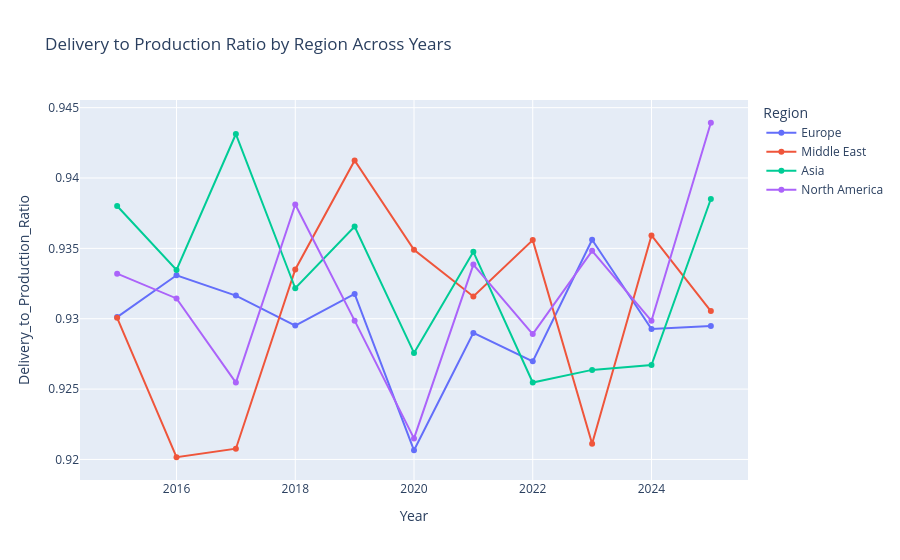

The notebook cell saved with this chart:
### Markdown cell above
## Exploratory Data Analysis

### Code cell
# Calculate delivery to production ratio by region and year
delivery_production_ratio_by_region_year = data.group_by("Region", "Year").agg(
    (pl.col("Estimated_Deliveries").sum() / pl.col("Production_Units").sum()).alias("Delivery_to_Production_Ratio")
).sort("Year")

# Plot multiple line graph of delivery to production ratio across regions across years
fig = px.line(
    delivery_production_ratio_by_region_year.to_pandas(), 
    x="Year", 
    y="Delivery_to_Production_Ratio", 
    color="Region", 
    title="Delivery to Production Ratio by Region Across Years",
    markers=True
)
fig.show()

### Figure 1 — Plotly figure (JSON) as saved in the notebook; plotly's stock layout.template omitted (floating-point values rounded to 4 significant figures)
{"data": [{"hovertemplate": "Region=Europe<br>Year=%{x}<br>Delivery_to_Production_Ratio=%{y}<extra></extra>", "legendgroup": "Europe", "line": {"color": "#636efa", "dash": "solid"}, "marker": {"symbol": "circle"}, "mode": "lines+markers", "name": "Europe", "orientation": "v", "showlegend": true, "type": "scatter", "x": [2015, 2016, 2017, 2018, 2019, 2020, 2021, 2022, 2023, 2024, 2025], "xaxis": "x", "y": [0.9301, 0.9331, 0.9316, 0.9295, 0.9318, 0.9206, 0.929, 0.927, 0.9356, 0.9293, 0.9295], "yaxis": "y"}, {"hovertemplate": "Region=Middle East<br>Year=%{x}<br>Delivery_to_Production_Ratio=%{y}<extra></extra>", "legendgroup": "Middle East", "line": {"color": "#EF553B", "dash": "solid"}, "marker": {"symbol": "circle"}, "mode": "lines+markers", "name": "Middle East", "orientation": "v", "showlegend": true, "type": "scatter", "x": [2015, 2016, 2017, 2018, 2019, 2020, 2021, 2022, 2023, 2024, 2025], "xaxis": "x", "y": [0.9301, 0.9202, 0.9208, 0.9335, 0.9412, 0.9349, 0.9316, 0.9356, 0.9211, 0.9359, 0.9305], "yaxis": "y"}, {"hovertemplate": "Region=Asia<br>Year=%{x}<br>Delivery_to_Production_Ratio=%{y}<extra></extra>", "legendgroup": "Asia", "line": {"color": "#00cc96", "dash": "solid"}, "marker": {"symbol": "circle"}, "mode": "lines+markers", "name": "Asia", "orientation": "v", "showlegend": true, "type": "scatter", "x": [2015, 2016, 2017, 2018, 2019, 2020, 2021, 2022, 2023, 2024, 2025], "xaxis": "x", "y": [0.938, 0.9335, 0.9431, 0.9322, 0.9366, 0.9276, 0.9348, 0.9255, 0.9264, 0.9267, 0.9385], "yaxis": "y"}, {"hovertemplate": "Region=North America<br>Year=%{x}<br>Delivery_to_Production_Ratio=%{y}<extra></extra>", "legendgroup": "North America", "line": {"color": "#ab63fa", "dash": "solid"}, "marker": {"symbol": "circle"}, "mode": "lines+markers", "name": "North America", "orientation": "v", "showlegend": true, "type": "scatter", "x": [2015, 2016, 2017, 2018, 2019, 2020, 2021, 2022, 2023, 2024, 2025], "xaxis": "x", "y": [0.9332, 0.9314, 0.9255, 0.9381, 0.9299, 0.9215, 0.9338, 0.9289, 0.9348, 0.9299, 0.9439], "yaxis": "y"}], "layout": {"legend": {"title": {"text": "Region"}, "tracegroupgap": 0}, "title": {"text": "Delivery to Production Ratio by Region Across Years"}, "xaxis": {"anchor": "y", "domain": [0, 1], "title": {"text": "Year"}}, "yaxis": {"anchor": "x", "domain": [0, 1], "title": {"text": "Delivery_to_Production_Ratio"}}}}
